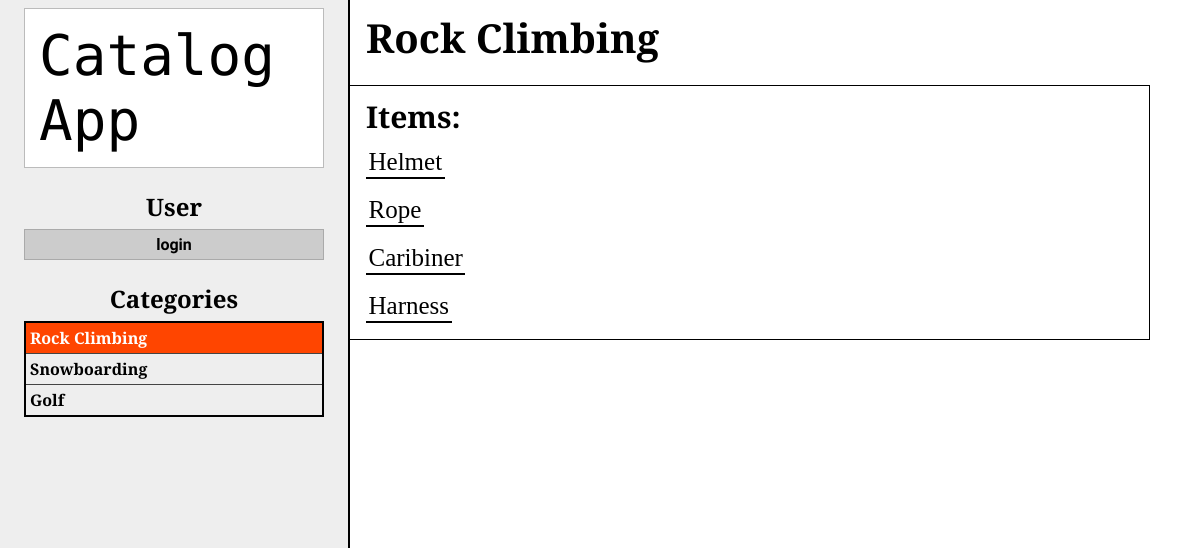
Screenshot of /category/rock_climbing/ with the database file from the repository.
### database_setup.py (models this page shows, shortened)
class Category(Base):
    __tablename__ = 'category'
    id = Column(Integer, primary_key=True)
    name = Column(String(250), nullable=False)
    slug = Column(String(250))
    user_id = Column(Integer, ForeignKey('user.id'))
    user = relationship(User)
    created = Column(DateTime, default=datetime.datetime.utcnow)
    updated = Column(
        DateTime,
        default=datetime.datetime.utcnow,
        onupdate=datetime.datetime.now)  # pep8 E501

class Item(Base):
    __tablename__ = 'item'
    name = Column(String(80), nullable=False)
    id = Column(Integer, primary_key=True)
    slug = Column(String(80))
    description = Column(String(250))
    category_id = Column(Integer, ForeignKey('category.id'))
    category = relationship(Category)
    user_id = Column(Integer, ForeignKey('user.id'))
    user = relationship(User)
    created = Column(DateTime, default=datetime.datetime.utcnow)
    updated = Column(
        DateTime,
        default=datetime.datetime.utcnow,
        onupdate=datetime.datetime.now)

### app.py (the view)
@app.route('/category/<string:slug>/')
def showCategory(slug):
    category = findCategoryBySlug(slug)
    if category:
        items = session.query(Item).filter_by(category_id=category.id).all()
        return render_template('category/show.html',
                               category=category,
                               items=items)
    message = 'Category not found: "%s"' % slug
    return render_template('404.html', message=message)

### app.py (called while the page is built)
def findCategoryBySlug(slug):
    return session.query(Category).filter_by(slug=slug).first()

def getCurrentUser():
    if 'email' in login_session:
        try:
            return getUserByID(getUserIDByEmail(login_session['email']))
        except:
            return None
    return None

def userAuthorized(object):
    if 'user_id' in login_session:
        return object.user_id == login_session['user_id']
    return None

def userAuthenticated():
    return 'name' in login_session

### templates/category/show.html (shortened to what this page needs)
{% extends "layout.html" %}
{% block content %}
<div id='category'>
    <h1>{{category.name}}</h1>
    <div id='items'>
        <h2>Items:</h2>
        {% if items %}
            {% for item in items %}
                <div class='item'>
                    <a href="{{url_for('showItem', category_slug=item.category.slug, item_slug=item.slug)}}">{{item.name}}</a>
                </div>
            {% endfor %}
        {% else %}
            No items to display.
        {% endif %}
    </div>
</div>
{% endblock %}

### templates/_sidebar.html (shortened to what this page needs)
<sidebar>
    <div id='logo'>
        <a href="{{ url_for('index') }}">Catalog App</a>
    </div>
    <div id='social'>
        <h2>User</h2>
        {% with user = getCurrentUser() %}
        {% if user %}
            <a href="{{ url_for('showUser') }}">
                <div class='picture'><img src="{{user.picture}}"></div>
                <div class='email'>{{user.email}}</div>
            </a>
            <a href="{{ url_for('logout') }}" class='logout'>logout</a>
        {% else %}
            <a href="{{ url_for('login') }}" class='login'>login</a>
        {% endif %}
        {% endwith %}
    </div>
    <h2><a href="{{url_for('showCategories')}}">Categories</a></h2>
    <div id='categories'>
        {% for category in getCategories() %}
            {% with class_html = getClassHTML(category.slug) %}
            <a href="{{ url_for('showCategory', slug=category.slug) }}"{{class_html | safe}}>{{category.name}}</a>
            {% endwith %}
        {% endfor %}
    </div>
</sidebar>

### static/assets/stylesheets/shared.css (style rules this page uses)
body { font-family: 'Spectral SC'; }
* { margin:0; padding:0; }
h1, h2, h3, h4, h5, h6 { font-weight: bold; }
a { color: inherit; text-decoration: none; }
sidebar, main { margin:0; padding:0.5em 1.5em; min-height:500px; vertical-align: top; }
sidebar { max-width:300px; margin-right:1em; border-right:2px solid black; float:left; height:98vh; background: #eee }
sidebar #logo a { display: block; padding:0.25em; font-size:3.5em; color:black; background: white; border:1px solid #bbb; font-family:'Libre Barcode 128 Text'; }
sidebar #social { margin:1em 0; }
sidebar #social a { display: block; background: #ccc; border:1px solid #aaa; padding:0.3em 0.5em; font-family: oxygen; font-weight:bold; text-align:center; }
sidebar h2 { text-align: center; padding:0.25em; }
sidebar #categories { border:2px solid black; }
sidebar #categories a { display:block; padding:0.25em; font-weight:bold; border-bottom:1px solid #444; }
sidebar #categories a.current { background: orangered; color:white; }
sidebar #categories a:last-child { border-bottom:none; }
main h1 { font-size:2em; }
#category #items { font-size:1em; margin:1em; padding:0.5em; border: 1px solid black; }
#category #items .item { padding:0.5em; }
#category #items .item a { font-size:1.25em; padding:0.1em; }
.category a, .item a { border-bottom: 0.1em solid black; }

### rows the page displays
Category: name "Rock Climbing"
Category: name "Snowboarding"
Category: name "Golf"
Item: name "Helmet"
Item: name "Rope"
Item: name "Caribiner"
Item: name "Harness"
